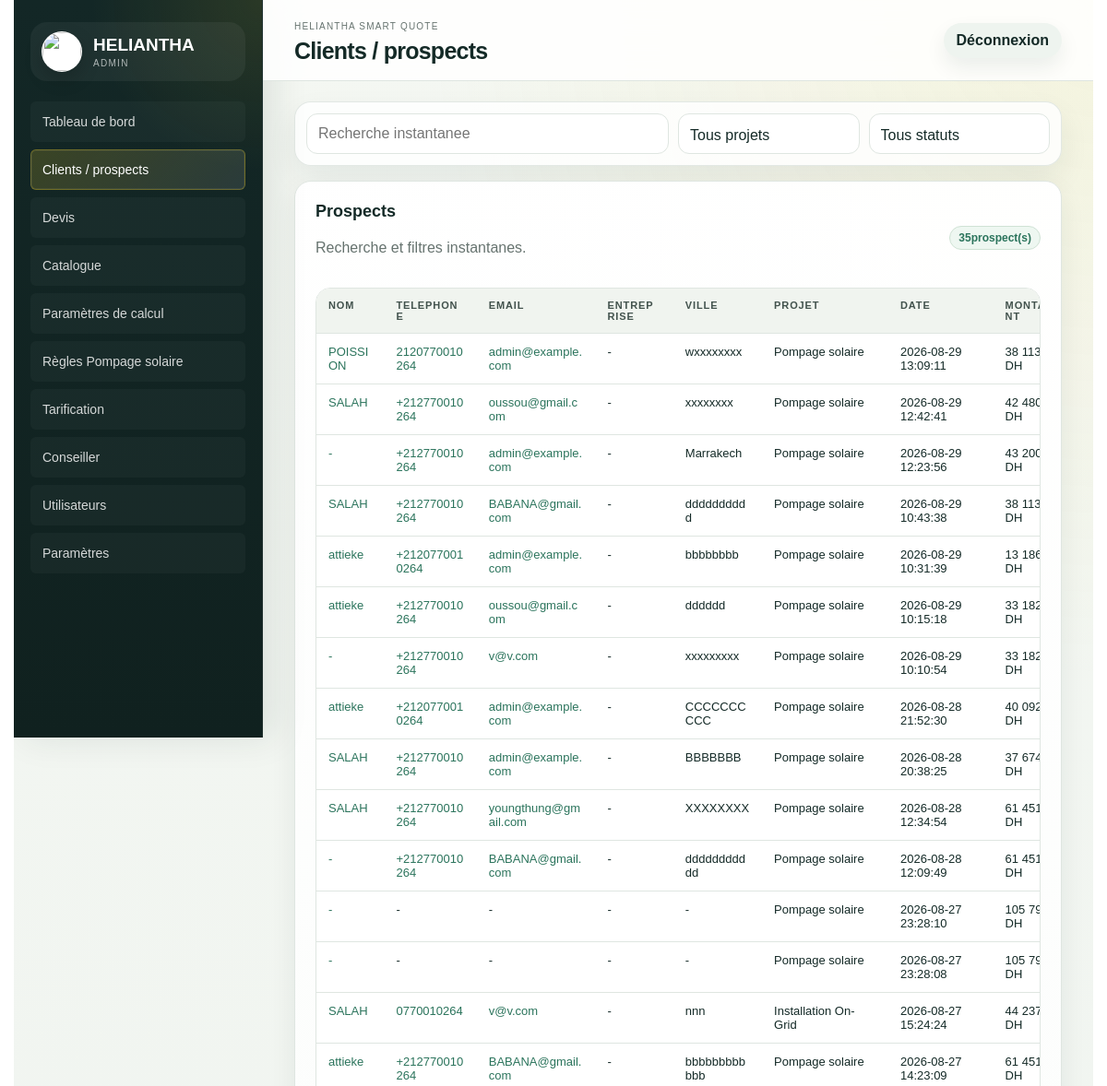
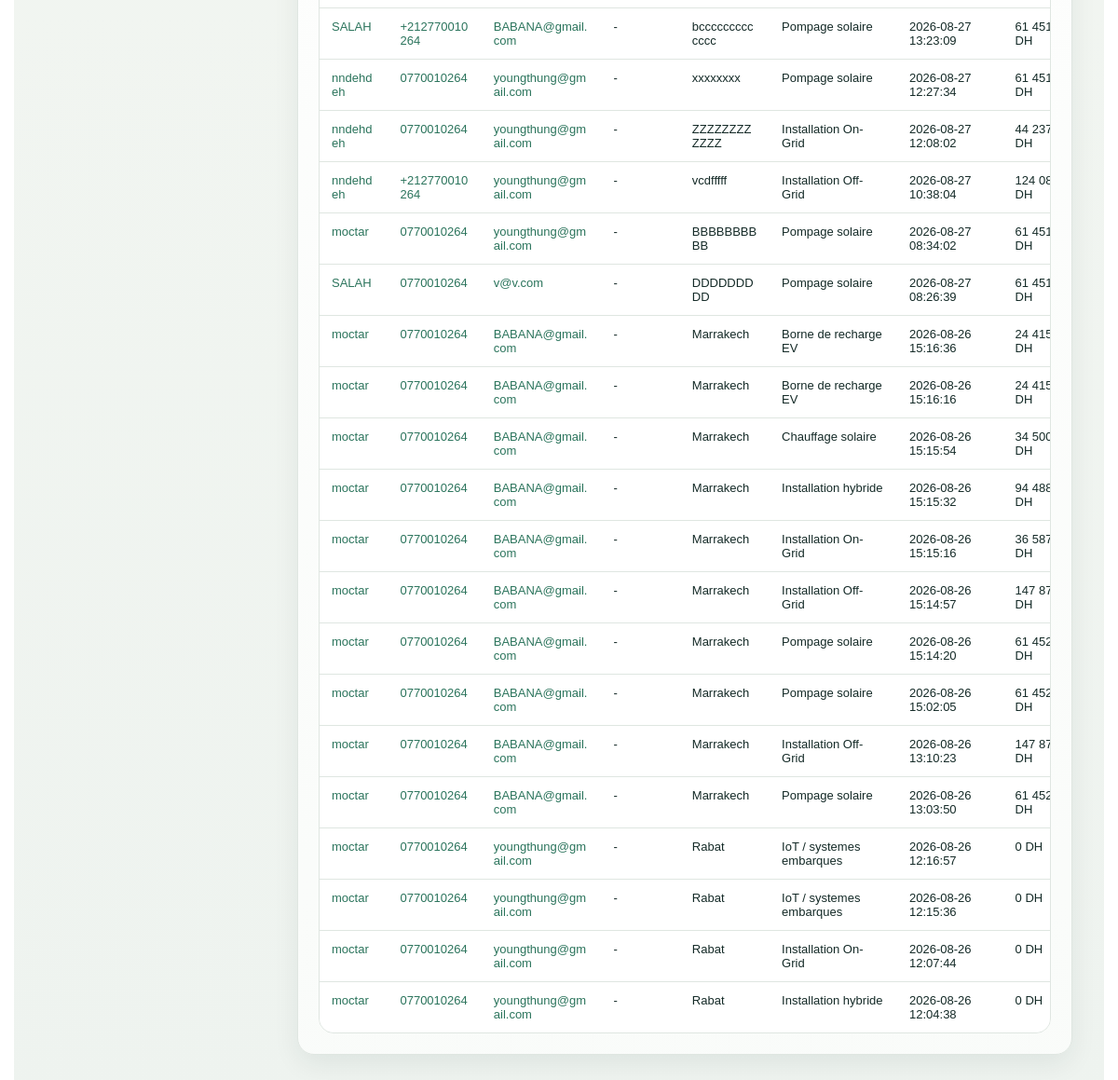
/admin/prospects (signed in), run on the app's committed database (2 pictures, top to bottom).
### tables this page shows
CREATE TABLE quote_requests (
    id INTEGER PRIMARY KEY AUTOINCREMENT,
    quote_number TEXT NOT NULL UNIQUE,
    project TEXT NOT NULL,
    customer_name TEXT,
    phone TEXT,
    email TEXT,
    location TEXT,
    request_json TEXT NOT NULL,
    result_json TEXT NOT NULL,
    status TEXT NOT NULL DEFAULT 'Nouveau',
    created_at TEXT NOT NULL DEFAULT CURRENT_TIMESTAMP
, company TEXT, city TEXT, solution_name TEXT, amount_ht REAL, amount_ttc REAL, confidence INTEGER, reliability_json TEXT, calculation_detail_json TEXT, financial_breakdown_json TEXT, selected_equipment_json TEXT, calculator_versions_json TEXT, technical_parameters_json TEXT, quote_snapshot_json TEXT, technical_reference_json TEXT, updated_at TEXT, bom_json TEXT, technical_configuration_json TEXT, compatibility_json TEXT, product_selections_json TEXT, selected_offer_level TEXT);

### app/routes.py (the view)
@bp.get("/admin/prospects")
def admin_prospects():
    quotes = list_quotes()
    return render_template(
        "admin/prospects.html",
        quotes=quotes,
        project_labels=PROJECT_LABELS,
        public_projects=PUBLIC_PROJECTS,
        statuses=QUOTE_STATUSES,
        filters=request.args,
    )

### app/db.py (called while the page is built)
def get_db():
    if "db" not in g:
        g.db = sqlite3.connect(current_app.config["DATABASE"])
        g.db.row_factory = sqlite3.Row
    return g.db

def ensure_schema(db=None):
    db = db or get_db()
    db.executescript(SCHEMA)
    _migrate_quote_requests(db)
    _migrate_products(db)
    _migrate_calculation_parameters(db)
    _migrate_pumping_solar_rules(db)
    _migrate_public_tracking(db)
    _migrate_users(db)
    _migrate_advisor(db)
    _seed_defaults(db)
    db.commit()

def _migrate_quote_requests(db):
    existing = {row["name"] for row in db.execute("PRAGMA table_info(quote_requests)").fetchall()}
    for column, column_type in QUOTE_COLUMNS.items():
        if column not in existing:
            db.execute(f"ALTER TABLE quote_requests ADD COLUMN {column} {column_type}")

def _migrate_products(db):
    existing = {row["name"] for row in db.execute("PRAGMA table_info(products)").fetchall()}
    for column, column_type in PRODUCT_COLUMNS.items():
        if column not in existing:
            db.execute(f"ALTER TABLE products ADD COLUMN {column} {column_type}")
    db.execute(
        """CREATE INDEX IF NOT EXISTS idx_products_catalog_lookup
        ON products(active, category, brand, stock, priority)"""
    )

def _migrate_calculation_parameters(db):
    existing = {row["name"] for row in db.execute("PRAGMA table_info(calculation_parameters)").fetchall()}
    for column, column_type in CALCULATION_PARAMETER_COLUMNS.items():
        if column not in existing:
            db.execute(f"ALTER TABLE calculation_parameters ADD COLUMN {column} {column_type}")

def _migrate_pumping_solar_rules(db):
    existing = {row["name"] for row in db.execute("PRAGMA table_info(pumping_solar_rules)").fetchall()}
    for column, column_type in PUMPING_SOLAR_RULE_COLUMNS.items():
        if column not in existing:
            db.execute(f"ALTER TABLE pumping_solar_rules ADD COLUMN {column} {column_type}")
    db.execute(
        """CREATE INDEX IF NOT EXISTS idx_pumping_solar_rules_lookup
        ON pumping_solar_rules(active, rule_type, pump_cv, panel_power_w, drive_power_kw, phase, sort_order)"""
    )

def _migrate_public_tracking(db):
    db.execute(
        """CREATE INDEX IF NOT EXISTS idx_visit_requests_quote
        ON visit_requests(quote_id, created_at DESC)"""
    )
    db.execute(
        """CREATE INDEX IF NOT EXISTS idx_quote_client_events_quote
        ON quote_client_events(quote_id, created_at DESC)"""
    )

### templates/admin/prospects.html (shortened to what this page needs)
{% extends "admin/base.html" %}
{% block page_title %}Clients / prospects{% endblock %}
{% block content %}
<form class="filters prospect-filters prospect-filter-panel" method="get" data-live-prospect-filters>
  <input name="q" value="{{ filters.get('q', '') }}" placeholder="Recherche instantanee">
  <select name="project" aria-label="Projet">
    <option value="">Tous projets</option>
  </select>
  <select name="status" aria-label="Statut">
    <option value="">Tous statuts</option>
  </select>
</form>
<section class="panel prospects-panel">
  <div class="panel-head">
    <div>
      <h2>Prospects</h2>
      <p class="muted">Recherche et filtres instantanes.</p>
    </div>
    <span class="status"><span data-live-prospect-count>{{ quotes|length }}</span> prospect(s)</span>
  </div>
  <div class="table-wrap prospects-table-wrap">
    <table>
      <thead>
        <tr>
          <th>Nom</th>
          <th>Telephone</th>
          <th>Email</th>
          <th>Entreprise</th>
          <th>Ville</th>
          <th>Projet</th>
          <th>Date</th>
          <th>Montant</th>
        </tr>
      </thead>
      <tbody>
        {% for q in quotes %}
        <tr
          data-prospect-row
          data-project="{{ q.project or '' }}"
          data-status="{{ q.status or '' }}"
          data-search="{{ [q.customer_name, q.phone, q.email, q.company, q.location, q.city, project_labels.get(q.project, q.project), q.status]|select|join(' ')|lower }}"
        >
          <td><a href="{{ url_for('main.admin_quote_detail', quote_id=q.id) }}">{{ q.customer_name or "-" }}</a></td>
          <td>{% if q.phone %}<a href="tel:{{ q.phone }}">{{ q.phone }}</a>{% else %}-{% endif %}</td>
          <td>{% if q.email %}<a href="mailto:{{ q.email }}">{{ q.email }}</a>{% else %}-{% endif %}</td>
          <td>{{ q.company or "-" }}</td>
          <td>{{ q.location or q.city or "-" }}</td>
          <td>{{ project_labels.get(q.project, q.project) }}</td>
          <td>{{ q.created_at }}</td>
          <td>{{ "{:,.0f}".format(q.amount_ttc or 0).replace(",", " ") }} DH</td>
        </tr>
        {% else %}
        <tr data-prospect-empty><td colspan="9">Aucun prospect trouve.</td></tr>
        {% endfor %}
      </tbody>
    </table>
  </div>
</section>
{% endblock %}

### templates/admin/base.html (shortened to what this page needs)
<!doctype html>
<html lang="fr">
<head>
  <link rel="stylesheet" href="{{ url_for('static', filename='css/admin.css') }}?v=20260828-1">
</head>
<body class="admin-app">
  <aside class="admin-sidebar" id="admin-sidebar">
    <a class="admin-brand" href="{{ url_for('main.admin_dashboard') }}">
      <span class="admin-mark" aria-hidden="true"><img class="admin-logo" src="{{ url_for('main.brand_image') }}" alt=""></span>
      <div><b>HELIANTHA</b><small>ADMIN</small></div>
    </a>
    <nav>
      <a class="admin-nav-link{% if request.endpoint == 'main.admin_dashboard' %} active{% endif %}" href="{{ url_for('main.admin_dashboard') }}">Tableau de bord</a>
      <a class="admin-nav-link{% if request.endpoint == 'main.admin_prospects' %} active{% endif %}" href="{{ url_for('main.admin_prospects') }}">Clients / prospects</a>
      <a class="admin-nav-link{% if request.endpoint == 'main.admin_quotes' %} active{% endif %}" href="{{ url_for('main.admin_quotes') }}">Devis</a>
      <a class="admin-nav-link{% if request.endpoint == 'main.admin_catalog' %} active{% endif %}" href="{{ url_for('main.admin_catalog') }}">Catalogue</a>
      <a class="admin-nav-link{% if request.endpoint == 'main.admin_calculation_parameters' %} active{% endif %}" href="{{ url_for('main.admin_calculation_parameters') }}">Paramètres de calcul</a>
      <a class="admin-nav-link{% if request.endpoint == 'main.admin_pumping_rules' %} active{% endif %}" href="{{ url_for('main.admin_pumping_rules') }}">Règles Pompage solaire</a>
      <a class="admin-nav-link{% if request.endpoint == 'main.admin_pricing' %} active{% endif %}" href="{{ url_for('main.admin_pricing') }}">Tarification</a>
      <a class="admin-nav-link{% if request.endpoint == 'main.admin_advisor' %} active{% endif %}" href="{{ url_for('main.admin_advisor') }}">Conseiller</a>
      <a class="admin-nav-link{% if request.endpoint == 'main.admin_users' %} active{% endif %}" href="{{ url_for('main.admin_users') }}">Utilisateurs</a>
      <a class="admin-nav-link{% if request.endpoint == 'main.admin_settings' %} active{% endif %}" href="{{ url_for('main.admin_settings') }}">Paramètres</a>
    </nav>
  </aside>
  <div class="admin-main">
    <header class="admin-topbar">
      <div>
        <small>HELIANTHA Smart Quote</small>
        <h1>{% block page_title %}Administration{% endblock %}</h1>
      </div>
      <div class="admin-topbar-actions">
        <form method="post" action="{{ url_for('main.admin_logout') }}">
          <button class="ghost-button" type="submit">Déconnexion</button>
        </form>
      </div>
    </header>
    <main class="admin-content">
      {% block content %}{% endblock %}
    </main>
  </div>
</body>
</html>

### data on the page
quote_requests: customer_name "POISSION", phone "2120770010264", email "admin@example.com", company "-", location "wxxxxxxxx", get "Pompage solaire", created_at "2026-08-29 13:09:11", amount_ttc "38 113"
quote_requests: customer_name "SALAH", phone "+212770010264", email "oussou@gmail.com", company "-", location "xxxxxxxx", get "Pompage solaire", created_at "2026-08-29 12:42:41", amount_ttc "42 480"
quote_requests: customer_name "-", phone "+212770010264", email "admin@example.com", company "-", location+city "Marrakech", get "Pompage solaire", created_at "2026-08-29 12:23:56", amount_ttc "43 200"
quote_requests: customer_name "SALAH", phone "+212770010264", email "BABANA@gmail.com", company "-", location "dddddddddd", get "Pompage solaire", created_at "2026-08-29 10:43:38", amount_ttc "38 113"
quote_requests: customer_name "attieke", phone "+2120770010264", email "admin@example.com", company "-", location "bbbbbbbb", get "Pompage solaire", created_at "2026-08-29 10:31:39", amount_ttc "13 186"
quote_requests: customer_name "attieke", phone "+212770010264", email "oussou@gmail.com", company "-", location "dddddd", get "Pompage solaire", created_at "2026-08-29 10:15:18", amount_ttc "33 182"
quote_requests: customer_name "-", phone "+212770010264", email "v@v.com", company "-", location "xxxxxxxxx", get "Pompage solaire", created_at "2026-08-29 10:10:54", amount_ttc "33 182"
quote_requests: customer_name "attieke", phone "+2120770010264", email "admin@example.com", company "-", location "CCCCCCCCCC", get "Pompage solaire", created_at "2026-08-28 21:52:30", amount_ttc "40 092"
quote_requests: customer_name "SALAH", phone "+212770010264", email "admin@example.com", company "-", location "BBBBBBB", get "Pompage solaire", created_at "2026-08-28 20:38:25", amount_ttc "37 674"
quote_requests: customer_name "SALAH", phone "+212770010264", email "youngthung@gmail.com", company "-", location "XXXXXXXX", get "Pompage solaire", created_at "2026-08-28 12:34:54", amount_ttc "61 451"
quote_requests: customer_name "-", phone "+212770010264", email "BABANA@gmail.com", company "-", location "ddddddddddd", get "Pompage solaire", created_at "2026-08-28 12:09:49", amount_ttc "61 451"
quote_requests: customer_name "-", company "-", location+city "-", get "Pompage solaire", created_at "2026-08-27 23:28:10", amount_ttc "105…"
quote_requests: customer_name "-", company "-", location+city "-", get "Pompage solaire", created_at "2026-08-27 23:28:08", amount_ttc "105…"
quote_requests: customer_name "SALAH", phone "0770010264", email "v@v.com", company "-", location "nnn", get "Installation On-Grid", created_at "2026-08-27 15:24:24", amount_ttc "44 237"
quote_requests: customer_name "attieke", phone "+212770010264", email "BABANA@gmail.com", company "-", location "bbbbbbbbbbbb", get "Pompage solaire", created_at "2026-08-27 14:23:09", amount_ttc "61 451"
quote_requests: customer_name "SALAH", phone "+212770010264", email "BABANA@gmail.com", company "-", location "bccccccccccccc", get "Pompage solaire", created_at "2026-08-27 13:23:09", amount_ttc "61 451"
quote_requests: customer_name "nndehdeh", phone "0770010264", email "youngthung@gmail.com", company "-", location "xxxxxxxx", get "Pompage solaire", created_at "2026-08-27 12:27:34", amount_ttc "61 451"
quote_requests: customer_name "nndehdeh", phone "0770010264", email "youngthung@gmail.com", company "-", location "ZZZZZZZZZZZZ", get "Installation On-Grid", created_at "2026-08-27 12:08:02", amount_ttc "44 237"
quote_requests: customer_name "nndehdeh", phone "+212770010264", email "youngthung@gmail.com", company "-", location "vcdfffff", get "Installation Off-Grid", created_at "2026-08-27 10:38:04", amount_ttc "124…"
quote_requests: customer_name "moctar", phone "0770010264", email "youngthung@gmail.com", company "-", location "BBBBBBBBBB", get "Pompage solaire", created_at "2026-08-27 08:34:02", amount_ttc "61 451"
quote_requests: customer_name "SALAH", phone "0770010264", email "v@v.com", company "-", location "DDDDDDDDD", get "Pompage solaire", created_at "2026-08-27 08:26:39", amount_ttc "61 451"
quote_requests: customer_name "moctar", phone "0770010264", email "BABANA@gmail.com", company "-", location "Marrakech", get "Borne de recharge EV", created_at "2026-08-26 15:16:36", amount_ttc "24 415"
quote_requests: customer_name "moctar", phone "0770010264", email "BABANA@gmail.com", company "-", location "Marrakech", get "Borne de recharge EV", created_at "2026-08-26 15:16:16", amount_ttc "24 415"
quote_requests: customer_name "moctar", phone "0770010264", email "BABANA@gmail.com", company "-", location "Marrakech", get "Chauffage solaire", created_at "2026-08-26 15:15:54", amount_ttc "34 500"
quote_requests: customer_name "moctar", phone "0770010264", email "BABANA@gmail.com", company "-", location "Marrakech", get "Installation hybride", created_at "2026-08-26 15:15:32", amount_ttc "94 488"
quote_requests: customer_name "moctar", phone "0770010264", email "BABANA@gmail.com", company "-", location "Marrakech", get "Installation On-Grid", created_at "2026-08-26 15:15:16", amount_ttc "36 587"
quote_requests: customer_name "moctar", phone "0770010264", email "BABANA@gmail.com", company "-", location "Marrakech", get "Installation Off-Grid", created_at "2026-08-26 15:14:57", amount_ttc "147…"
quote_requests: customer_name "moctar", phone "0770010264", email "BABANA@gmail.com", company "-", location "Marrakech", get "Pompage solaire", created_at "2026-08-26 15:14:20", amount_ttc "61 452"
quote_requests: customer_name "moctar", phone "0770010264", email "BABANA@gmail.com", company "-", location "Marrakech", get "Pompage solaire", created_at "2026-08-26 15:02:05", amount_ttc "61 452"
quote_requests: customer_name "moctar", phone "0770010264", email "BABANA@gmail.com", company "-", location "Marrakech", get "Installation Off-Grid", created_at "2026-08-26 13:10:23", amount_ttc "147…"
quote_requests: customer_name "moctar", phone "0770010264", email "BABANA@gmail.com", company "-", location "Marrakech", get "Pompage solaire", created_at "2026-08-26 13:03:50", amount_ttc "61 452"
quote_requests: customer_name "moctar", phone "0770010264", email "youngthung@gmail.com", company "-", location "Rabat", get "IoT / systemes embarques", created_at "2026-08-26 12:16:57", amount_ttc "0"
quote_requests: customer_name "moctar", phone "0770010264", email "youngthung@gmail.com", company "-", location "Rabat", get "IoT / systemes embarques", created_at "2026-08-26 12:15:36", amount_ttc "0"
quote_requests: customer_name "moctar", phone "0770010264", email "youngthung@gmail.com", company "-", location "Rabat", get "Installation On-Grid", created_at "2026-08-26 12:07:44", amount_ttc "0"
quote_requests: customer_name "moctar", phone "0770010264", email "youngthung@gmail.com", company "-", location "Rabat", get "Installation hybride", created_at "2026-08-26 12:04:38", amount_ttc "0"

### other printed values
{{ quotes|length }} "35"
